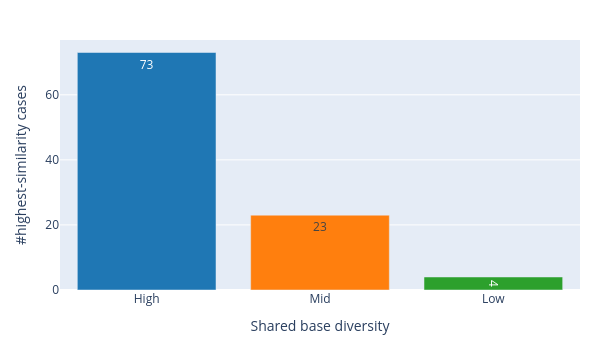

This figure's notebook cell:
### Code cell
import pandas as pd
import plotly.express as px

# contagem_vitorias -> Series que você já tem
contagem_df = contagem_vitorias.reset_index()
contagem_df.columns = ["grupo", "Contagem"]

map_groups = {"alto": "High", "medio": "Mid", "baixo": "Low"}
contagem_df["grupo_plot"] = contagem_df["grupo"].map(map_groups)

ordem_grupos = ["High", "Mid", "Low"]
contagem_df["grupo_plot"] = pd.Categorical(
    contagem_df["grupo_plot"],
    categories=ordem_grupos,
    ordered=True
)

fig = px.bar(
    contagem_df,
    x="grupo_plot",
    y="Contagem",
    text="Contagem",
    color="grupo_plot",  # ← cada grupo com uma cor
    labels={
        "grupo_plot": "Shared base diversity",
        "Contagem": "#highest-similarity cases",
        "grupo_plot": "Shared base diversity"
    },
    # opcional: definir cores específicas
    color_discrete_map={
        "High": "#1f77b4",   # azul
        "Mid": "#ff7f0e",    # laranja
        "Low": "#2ca02c"     # verde
    }
)

fig.update_traces(textposition="auto")

fig.update_layout(
    width=600,
    height=350,
    margin=dict(l=60, r=20, t=40, b=60),
    showlegend=False  # se quiser esconder a legenda, pode deixar True se quiser mostrar
)

fig.show()

### Figure 1 — Plotly figure (JSON) as saved in the notebook; plotly's stock layout.template omitted (floating-point values rounded to 4 significant figures)
{"data": [{"hovertemplate": "Shared base diversity=%{x}<br>#highest-similarity cases=%{text}<extra></extra>", "legendgroup": "High", "marker": {"color": "#1f77b4", "pattern": {"shape": ""}}, "name": "High", "orientation": "v", "showlegend": true, "text": [73.0], "textposition": "auto", "type": "bar", "x": ["High"], "xaxis": "x", "y": [73], "yaxis": "y"}, {"hovertemplate": "Shared base diversity=%{x}<br>#highest-similarity cases=%{text}<extra></extra>", "legendgroup": "Mid", "marker": {"color": "#ff7f0e", "pattern": {"shape": ""}}, "name": "Mid", "orientation": "v", "showlegend": true, "text": [23.0], "textposition": "auto", "type": "bar", "x": ["Mid"], "xaxis": "x", "y": [23], "yaxis": "y"}, {"hovertemplate": "Shared base diversity=%{x}<br>#highest-similarity cases=%{text}<extra></extra>", "legendgroup": "Low", "marker": {"color": "#2ca02c", "pattern": {"shape": ""}}, "name": "Low", "orientation": "v", "showlegend": true, "text": [4.0], "textposition": "auto", "type": "bar", "x": ["Low"], "xaxis": "x", "y": [4], "yaxis": "y"}], "layout": {"barmode": "relative", "height": 350, "legend": {"title": {"text": "Shared base diversity"}, "tracegroupgap": 0}, "margin": {"b": 60, "l": 60, "r": 20, "t": 40}, "showlegend": false, "width": 600, "xaxis": {"anchor": "y", "categoryarray": ["High", "Mid", "Low"], "categoryorder": "array", "domain": [0, 1], "title": {"text": "Shared base diversity"}}, "yaxis": {"anchor": "x", "domain": [0, 1], "title": {"text": "#highest-similarity cases"}}}}
